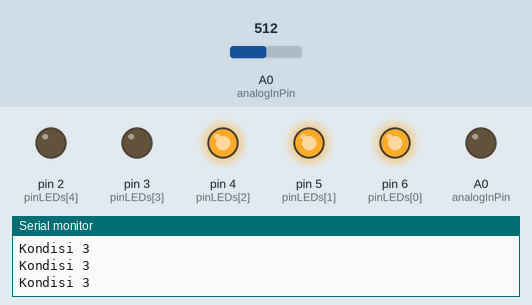
Bench run of a sketch on a simulated Arduino Uno, built with avr-gcc and run on an emulated ATmega328P. On the bench: output pins drawn as LEDs (lit = HIGH), the last lines printed to the serial monitor. The test bench sets the inputs (shaded band); at power-on: A0 (analogInPin) = 512.

Above: at 1.8 s.
1.9 s: A0 (analogInPin) set to 500
At 2.8 s:
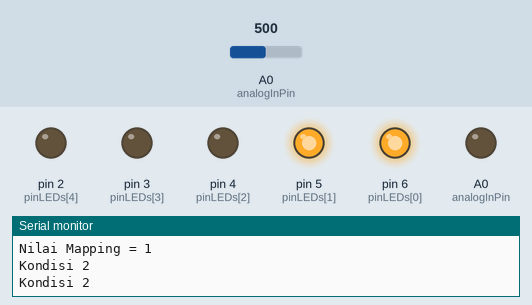
3.5 s: A0 (analogInPin) set to 272
5.2 s: A0 (analogInPin) set to 243
At 7.1 s:
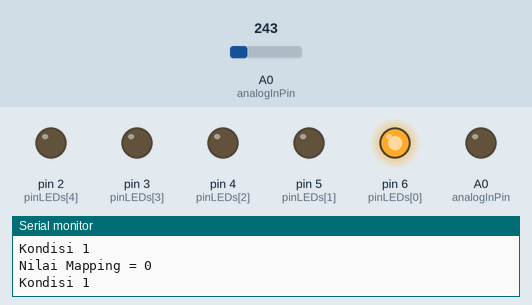
7.5 s: A0 (analogInPin) set to 0
At 8.7 s:
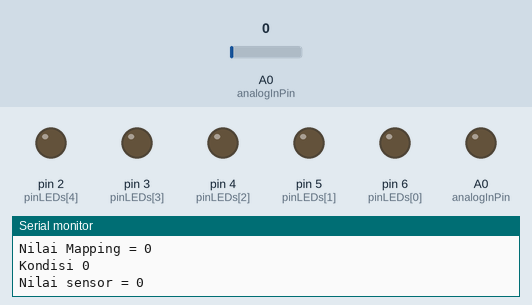
9.5 s: A0 (analogInPin) set to 900
At 10.6 s:
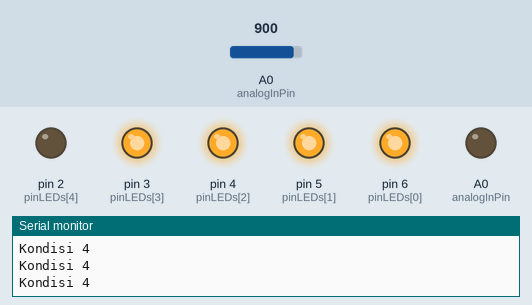
11.6 s: A0 (analogInPin) set to 1009
13.3 s: A0 (analogInPin) set to 1023
At 15.3 s:
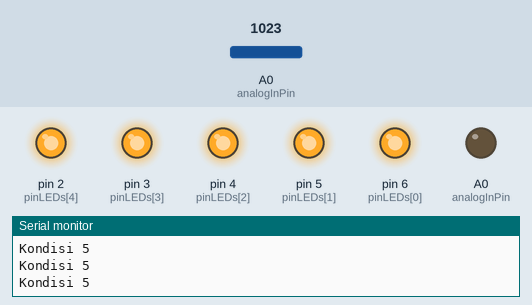
Timing chart, 0 to 16.6 s (numbered marks = the images above; inputs shaded):
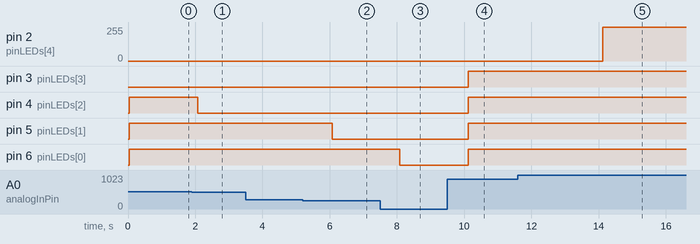

The sketch:

No2.ino
```cpp
int analogInPin = A0;
int sensorValue = 0;
int outputValue = 0;
#define ledS 6

int pinLEDs[] = {6,5,4,3,2};

void setup() {
  Serial.begin(9600);

  // set mode pinLed
  for(int i=0; i < ledS; i++){
    pinMode(pinLEDs[i], OUTPUT);
    Serial.println("Led " + String(i+1) + " OUTPUT");
  }
}

void loop() {
  sensorValue = analogRead(analogInPin);
  outputValue = map(sensorValue, 0, 1023, 0, 4); // menghasilkan 5 kondisi (0,1,2,3,4)

  Serial.println("Nilai Mapping = "+ String(outputValue));

  for(int x=0; x<=outputValue; x++){
    if(sensorValue == 0){
      ledOn(-1);
      Serial.println("Nilai sensor = 0");
      delay(1000);
    }
    else{
      ledOn(outputValue);
    }
  }
  delay(1000);
}

// untuk menyalkan lampu
void ledOn(int i){
  ledOff(0);
  for(int x=0; x<=i; x++){
    digitalWrite(pinLEDs[x], HIGH);
  }
  Serial.println("Kondisi "+String(i+1));
}

// matikan led
void ledOff(int i){
  for(int x=4; x>=i; x--){
    digitalWrite(pinLEDs[x], LOW);
  }
}
```

Measured:
- the behaviour switches between 512 and 511 on A0 (analogInPin) (found by bisection; images 0 and 1)
- the behaviour switches between 256 and 255 on A0 (analogInPin) (found by bisection; images 1 and 2)
- the behaviour switches between 1022 and 1023 on A0 (analogInPin) (found by bisection; images 4 and 5)
- after the input at 1.9 s, pin 4 (pinLEDs[2]): HIGH → LOW after 0.18 s
- after the input at 5.2 s, pin 5 (pinLEDs[1]): HIGH → LOW after 0.88 s
- after the input at 7.5 s, pin 6 (pinLEDs[0]): HIGH → LOW after 0.58 s
- after the input at 9.5 s, pin 3 (pinLEDs[3]), pin 4 (pinLEDs[2]), pin 5 (pinLEDs[1]), pin 6 (pinLEDs[0]): LOW → HIGH after 0.62 s
- after the input at 13.3 s, pin 2 (pinLEDs[4]): 0/255 → 255/255 after 0.83 s
